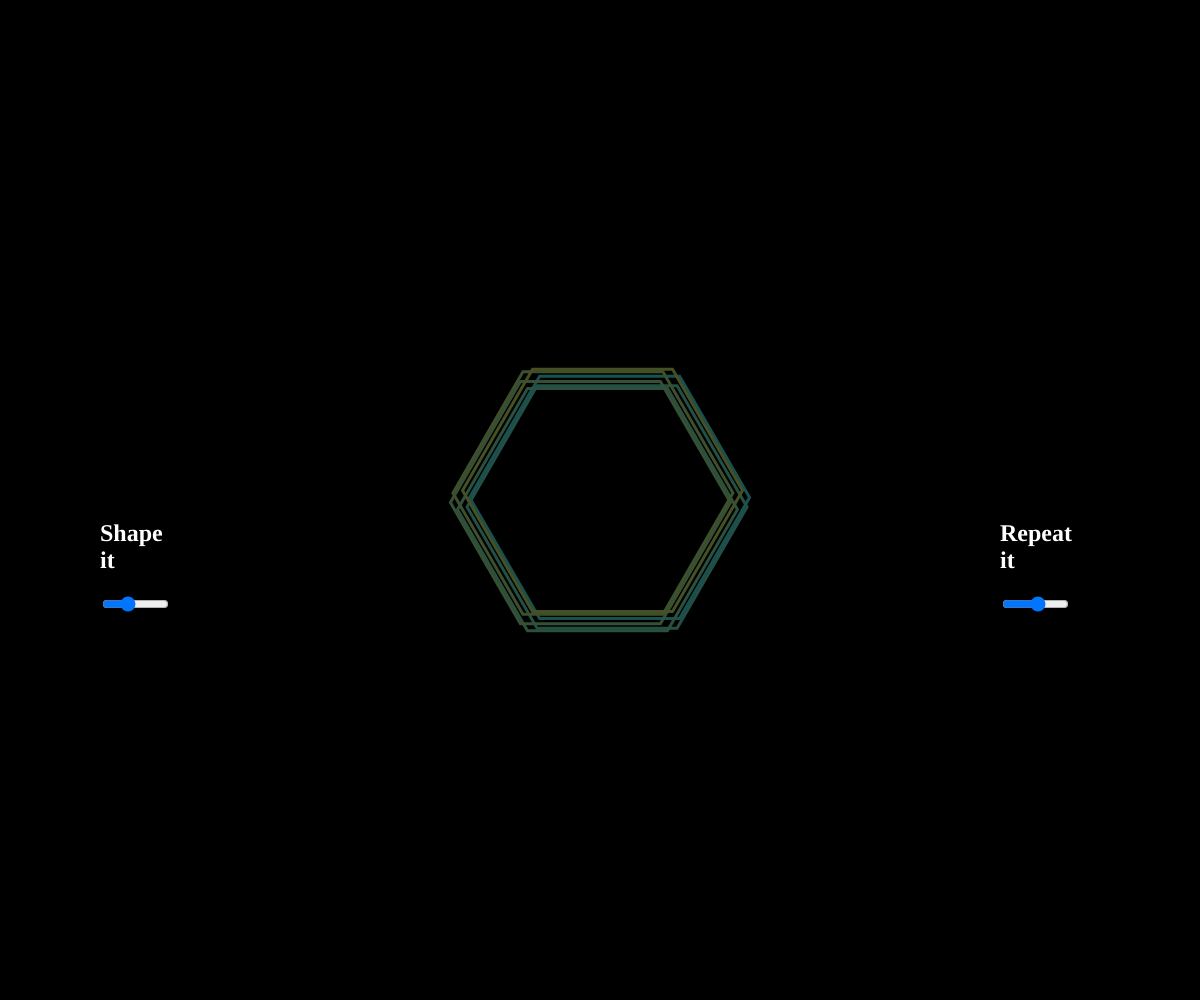
Frame 1 (no input)
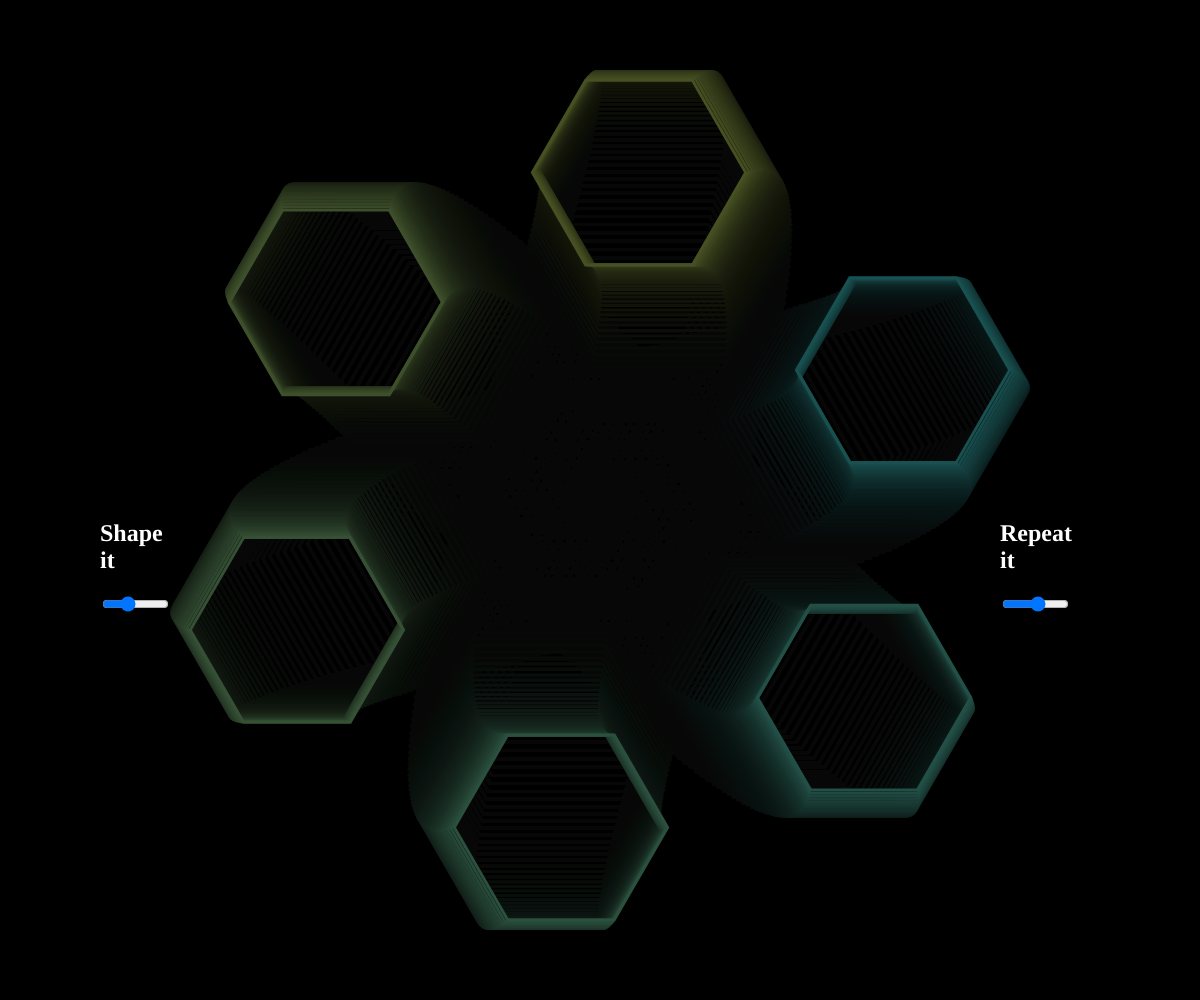
Frame 60 (no input)
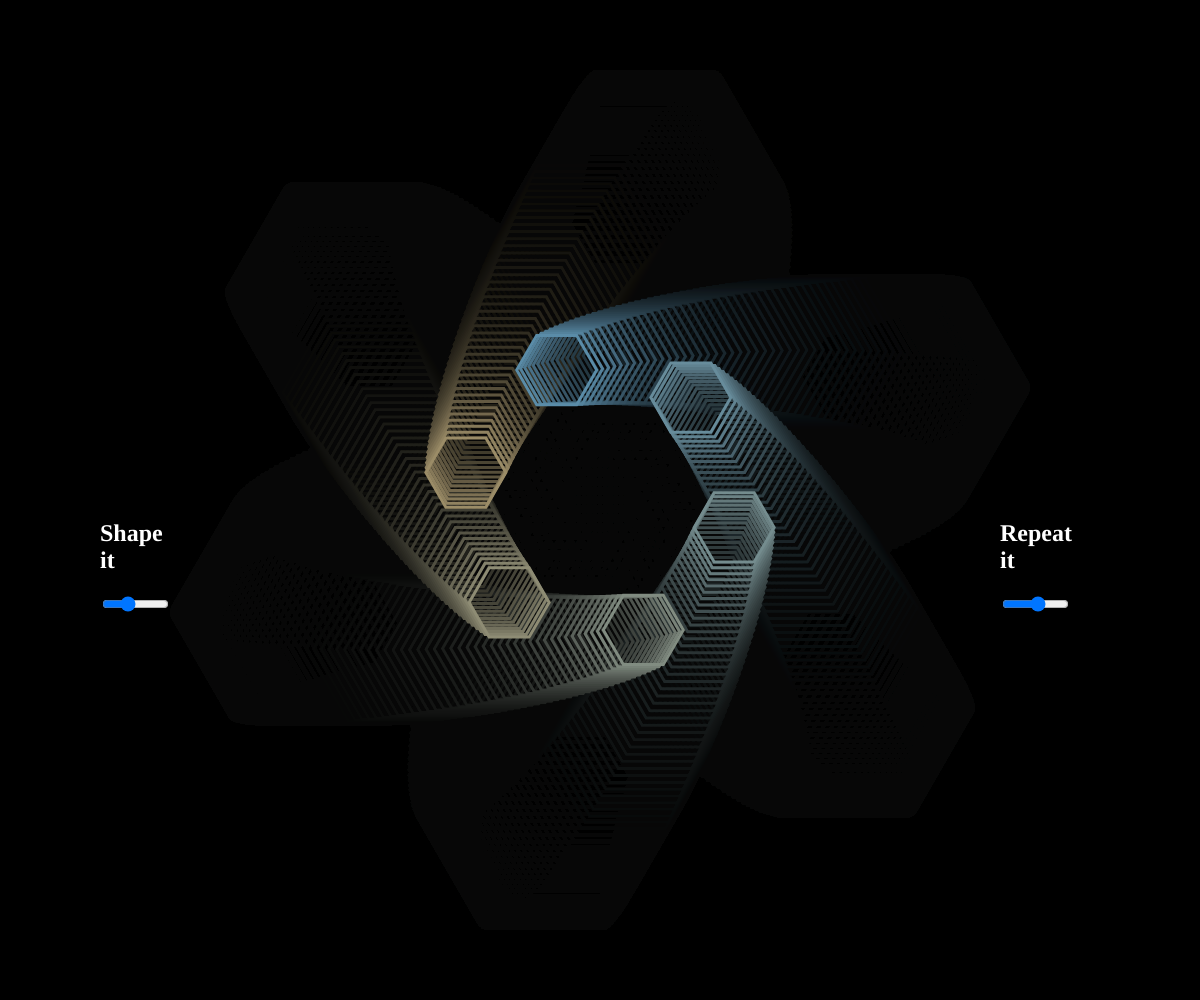
Frame 120 (the mouse pressed at the canvas centre since frame 60)

The p5.js sketch that drew these frames (run headless with seeded random() and noise() and a simulated clock; from frame 60 on, the mouse is pressed at the canvas centre):

// p5.js sketch
// ── sketch.js
let sideSlider,
    repeatSlider,
    wUnit,
    hUnit;

function setup() {
    createCanvas(windowWidth, windowHeight);

    angleMode(DEGREES);

    colorMode(RGB);

    wUnit = width / 6;
    hUnit = height / 6;

    background(0, 0, 0);

    frameRate(30);

    let repeat = createDiv('<h2>Repeat it</h2>');
    repeat.style('color', 'white')
    repeat.position(width - wUnit, height / 2);
    repeat.size(wUnit / 3);


    repeatSlider = createSlider(1, 10, 6, 1);
    repeatSlider.size(wUnit / 3);
    // repeatSlider.position(width - wUnit, height / 2)
    repeatSlider.parent(repeat);

    let side = createDiv('<h2>Shape it</h2>');
    side.style('color', 'white');
    side.position(wUnit / 2, height / 2);
    side.size(wUnit / 3);

    sideSlider = createSlider(2, 13, 6, 1);
    sideSlider.parent(side);
    sideSlider.style('width', '100%');


    noFill();
    strokeWeight(3);
    stroke('white');
}

function draw() {

    background(0, 0, 0, 18);
    translate(width / 2, height / 2);

    let h = sin(frameCount * 2) * wUnit,
        d = repeatSlider.value();


    for (let i = 0; i < d; i++) {
        push();

        rotate(i * 360 / d);

        let g = map(mouseY, 0, windowHeight, 80, 200);
        let r = map(mouseX, 0, windowWidth, 80, 255);
        let b = map(r * g + 1, 0, 255 * 255, 0, 250);

        stroke(lerpColor(color(b, g, r), color(r, g, b), i / d));

        translate(h, 0);

        let p = sideSlider.value()
        f = p > 12 ? ellipse : polygon;

        f(sin(frameCount) * 150, -sin(frameCount) * 150, (cos(frameCount) + 1.1) * wUnit/3, p > 12 ? undefined : p)

        pop();
    }


}

function drawpoly() {
    polygon(sin(frameCount) * 150, -sin(frameCount) * 150, (cos(frameCount) + 1.1) * 80, sideSlider.value())

    // ellipse(cos(frameCount) * 150, sin(frameCount) * 50, (cos(frameCount) + 1.5) * 100);
}

function polygon(x, y, radius, npoints) {
    let angle = 360 / npoints;
    beginShape();
    for (let a = 0; a < 360; a += angle) {
        let sx = x + cos(a) * radius;
        let sy = y + sin(a) * radius;
        vertex(sx, sy);
    }
    endShape(CLOSE);
}
